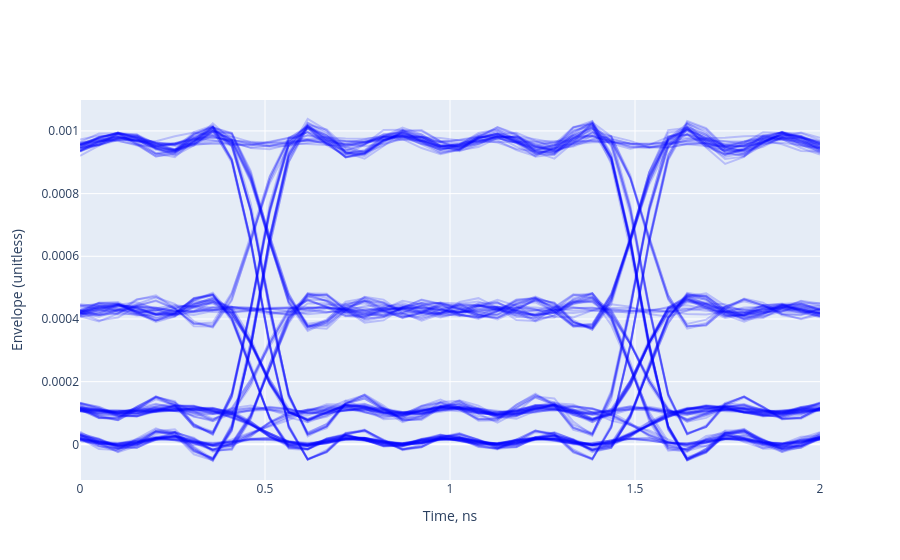

The code cell stored with this chart in its notebook:
### Code cell
signal = system.find_child("receiver_output").output
fig = plot_eye_diagram(signal, symbol_rate=data_rate / bits_per_symbol, line={"color": "rgba(0, 0, 255, 0.2)"})
fig.show()
